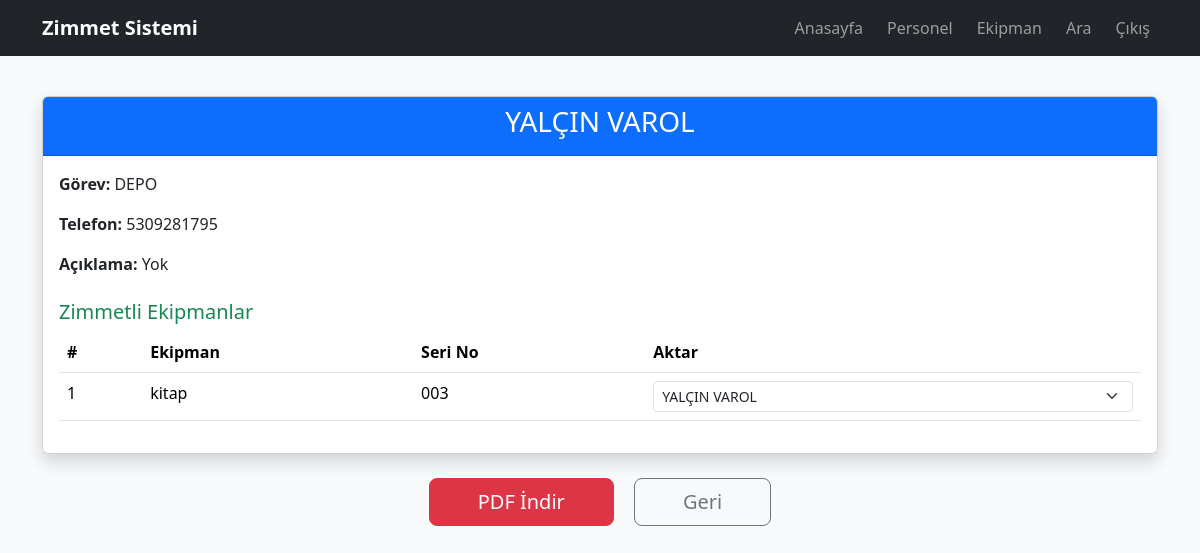
The page /personnel_detail/1 (signed in) on the database its author committed.
### app.py (models this page shows)
class Personnel(db.Model):
    id = db.Column(db.Integer, primary_key=True)
    name = db.Column(db.String(100), nullable=False)
    surname = db.Column(db.String(100), nullable=False)
    duty = db.Column(db.String(100))
    phone = db.Column(db.String(20))
    description = db.Column(db.Text)

class Equipment(db.Model):
    id = db.Column(db.Integer, primary_key=True)
    name = db.Column(db.String(100), nullable=False)
    serial = db.Column(db.String(100), unique=True, nullable=False)
    description = db.Column(db.Text)
    assigned_to = db.Column(db.Integer, db.ForeignKey('personnel.id'))
    in_depot = db.Column(db.Boolean, default=True)

### app.py (the view)
@app.route('/personnel_detail/<int:id>')
def personnel_detail(id):
    if not (session.get('is_manager') or session.get('is_guest')):
        return redirect(url_for('index'))
    person = Personnel.query.get_or_404(id)
    equipments = Equipment.query.filter_by(assigned_to=id).all()
    return render_template('personnel_detail.html',
                         person=person,
                         equipments=equipments,
                         personnels=Personnel.query.all(),
                         is_manager=session.get('is_manager', False),
                         is_guest=session.get('is_guest', False))

### templates/personnel_detail.html (shortened to what this page needs)
<!DOCTYPE html>
<html lang="tr">
<head>
    <link href="https://cdn.jsdelivr.net/npm/bootstrap@5.3.3/dist/css/bootstrap.min.css" rel="stylesheet">
    <link href="https://cdn.jsdelivr.net/npm/bootstrap-icons@1.11.0/font/bootstrap-icons.css" rel="stylesheet">
</head>
<body class="bg-light">
    <nav class="navbar navbar-expand-lg navbar-dark bg-dark fixed-top">
        <div class="container">
            <a class="navbar-brand fw-bold" href="/">Zimmet Sistemi</a>
            <div class="collapse navbar-collapse">
                <ul class="navbar-nav ms-auto">
                    <li class="nav-item"><a class="nav-link btn btn-outline-light me-2" href="/">Anasayfa</a></li>
                    <li class="nav-item"><a class="nav-link btn btn-outline-primary me-2" href="/personnel">Personel</a></li>
                    {% if is_manager %}
                    <li class="nav-item"><a class="nav-link btn btn-outline-success me-2" href="/equipment">Ekipman</a></li>
                    <li class="nav-item"><a class="nav-link btn btn-outline-info me-2" href="/search">Ara</a></li>
                    {% endif %}
                    <li class="nav-item"><a class="nav-link btn btn-outline-danger" href="/logout">Çıkış</a></li>
                </ul>
            </div>
        </div>
    </nav>
    <div class="container pt-5 mt-5">
        <div class="card shadow">
            <div class="card-header bg-primary text-white text-center">
                <h3>{{ person.name }} {{ person.surname }}</h3>
            </div>
            <div class="card-body">
                <p><strong>Görev:</strong> {{ person.duty or 'Yok' }}</p>
                <p><strong>Telefon:</strong> {{ person.phone or 'Yok' }}</p>
                <p><strong>Açıklama:</strong> {{ person.description or 'Yok' }}</p>
                <h5 class="mt-4 text-success">Zimmetli Ekipmanlar</h5>
                <table class="table">
                    <thead>
                        <tr>
                            <th>#</th>
                            <th>Ekipman</th>
                            <th>Seri No</th>
                            {% if is_manager %}<th>Aktar</th>{% endif %}
                        </tr>
                    </thead>
                    <tbody>
                        {% for eq in equipments %}
                        <tr>
                            <td>{{ loop.index }}</td>
                            <td>{{ eq.name }}</td>
                            <td>{{ eq.serial }}</td>
                            {% if is_manager %}
                            <td>
                                <form method="post" action="/assign_equipment/{{ eq.id }}">
                                    <select name="assign_to" class="form-select form-select-sm" onchange="this.form.submit()">
                                        {% for p in personnels %}
                                        <option value="{{ p.id }}" {% if p.id == person.id %}selected disabled{% endif %}>
                                            {{ p.name }} {{ p.surname }}
                                        </option>
                                        {% endfor %}
                                    </select>
                                </form>
                            </td>
                            {% endif %}
                        </tr>
                        {% endfor %}
                    </tbody>
                </table>
            </div>
        </div>
        <div class="text-center mt-4">
            <a href="/print_card/{{ person.id }}" class="btn btn-danger btn-lg px-5">PDF İndir</a>
            <button onclick="history.back()" class="btn btn-outline-secondary btn-lg px-5 ms-3">Geri</button>
        </div>
    </div>
</body>
</html>

### rows shown on the page
Personnel: name "YALÇIN", surname "VAROL", duty "DEPO", phone "5309281795", description "Yok"
Equipment: name "kitap", serial "003"

### other values the page prints
form field assign_to "YALÇIN VAROL"
